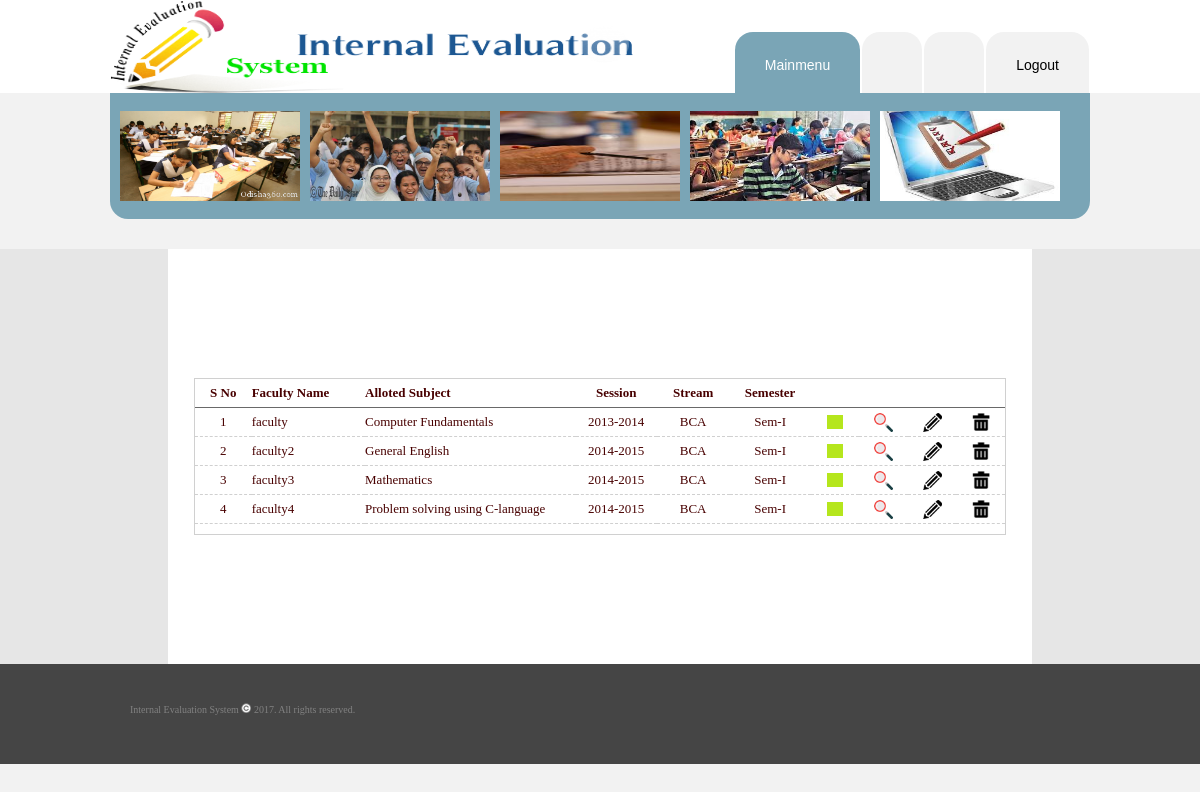
The app's page /danish/allotsubject_manage.php (signed in) with its own data.
### tables this page shows
CREATE TABLE IF NOT EXISTS `allotsubject` (
  `allotid` varchar(50) NOT NULL,
  `facultyname` varchar(50) NOT NULL,
  `subjectname` varchar(50) NOT NULL,
  `subjectcode` varchar(50) NOT NULL,
  `session` varchar(50) NOT NULL,
  `stream` varchar(50) NOT NULL,
  `semester` varchar(50) NOT NULL,
  `status` varchar(1) NOT NULL DEFAULT 'T',
  `date` varchar(50) NOT NULL
);

### danish/allotsubject_manage.php (the view, shortened to what this page needs)
<?php
include("admintop.php");
include("cont.php");
$p="select * from allotsubject";
$qry=mysqli_query($con,$p);
?>
<div align="center">
  <center>
  <table border="0" cellpadding="0" cellspacing="0"  width="72%" height="400" class="bkwhite">
    <tr>
      <td width="100%" height="415">
      <div align="center">
        <center>
        <table border="0" cellpadding="0" cellspacing="0" width="94%" height="68" class="tbl">
          <tr>
            <td width="7%" align="center" height="28" class="border_grn"><b>S No</b></td>
            <td width="14%" height="28" class="border_grn"> <b>Faculty Name </b></td>
            <td width="26%" height="28" class="border_grn"> <b>Alloted Subject</td>
            <td width="10%" align="center" height="28" class="border_grn"> <b>
            Session</b></td>
            <td width="9%" align="center" height="28" class="border_grn"> <b>
            Stream</b></td>
            <td width="10%" align="center" height="28" class="border_grn"><b>
            Semester<b></td>
            <td width="6%" align="center" height="28" class="border_grn"></td>
            <td width="6%" align="center" height="28" class="border_grn"></td>
            <td width="6%" align="center" height="28" class="border_grn"></td>
            <td width="6%" align="center" height="28" class="border_grn"></td>
          </tr>
          <?php
  $a=1;
  while($res=mysqli_fetch_row($qry))
  {
  if($res[7]=="T")
  {
  $status="F";
  $imgname="on.png";
  }
  else
  {
  $status="T";
  $imgname="off.png";
  }
  ?>
          <tr>
            <td width="7%" height="28" class="border_btm" align="center"><?=$a?></td>
            <td width="14%" height="28" class="border_btm"><?=$res[1]?></td>
            <td width="26%" height="28" class="border_btm"><?=$res[2]?></td>
            <td width="10%" height="28" class="border_btm" align="center"><?=$res[4]?></td>
            <td width="9%" height="28" class="border_btm" align="center"><?=$res[5]?></td>
            <td width="10%" height="28" class="border_btm" align="center"><?=$res[6]?></td>
            <td width="6%" height="28" class="border_btm" align="center">
            <center>
   <a href="allotsubject_status.php?sid=<?=$res[0]?>&status=<?=$status?>">
  <img border="0" src="images/<?=$imgname?>" width="16" height="14"><a/></center>
            </td>
            <td width="6%" height="28" class="border_btm" align="center">
            <center>
     <a href="allotsubject_view.php?sid=<?=$res[0]?>"><img border="0" src="images/view.png" width="19" height="19"></a> </center>
            </td>
            <td width="6%" height="28" class="border_btm" align="center">
            <center>
     <a href="allotsubject_update.php?sid=<?=$res[0]?>"><img border="0" src="images/edit.png" width="19" height="19"></a> </center>
            </td>
            <td width="6%" height="28" class="border_btm" align="center">
            <a href="allotsubject_delete.php?sid=<?=$res[0]?>"><img border="0" src="images/drop.png" width="18" height="18"></a> </center>
            </td>
          </tr>
<?php
$a++;
  }
?>
          <tr>
            <td width="7%" height="10"></td>
            <td width="14%" height="10"></td>
            <td width="26%" height="10"></td>
            <td width="10%" height="10"></td>
            <td width="9%" height="10"></td>
            <td width="10%" height="10"></td>
            <td width="6%" height="10"></td>
            <td width="6%" height="10"></td>
            <td width="6%" height="10"></td>
            <td width="6%" height="10"></td>
          </tr>
        </table>
<?php
include("bottom.php");
?>

### danish/images/stylesheet.css (style rules this page uses)
body { margin: 0px; color: rgb(129, 129, 129); font-family: Arial, Helvetica, sans-serif; font-size: 13px; background-color: rgb(242, 242, 242); }
a { color: rgb(0, 0, 0); text-decoration: none; }
.bkwhite { background:#ffffff; }
.tbl { border: 1px solid #d0d0d0; color: #480000; font-family:Verdana; font-size: 13px; text-align: left; }
.border_grn { border-bottom: 1px solid #696969; }
.border_btm { border-bottom: 1px dashed #d0d0d0; }

### records on screen
allotsubject: facultyname "faculty", subjectname "Computer Fundamentals", session "2013-2014", stream "BCA", semester "Sem-I"
allotsubject: facultyname "faculty2", subjectname "General English", session "2014-2015", stream "BCA", semester "Sem-I"
allotsubject: facultyname "faculty3", subjectname "Mathematics", session "2014-2015", stream "BCA", semester "Sem-I"
allotsubject: facultyname "faculty4", subjectname "Problem solving using C-language", session "2014-2015", stream "BCA", semester "Sem-I"
